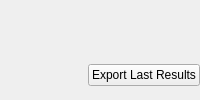
      <widget class="QWidget" name="Main">
       <property name="maximumSize">
        <size>
         <width>16777215</width>
         <height>16777215</height>
        </size>
       </property>
       <layout class="QGridLayout" name="gridLayout_9">
        <property name="leftMargin">
         <number>0</number>
        </property>
        <property name="topMargin">
         <number>0</number>
        </property>
        <property name="rightMargin">
         <number>0</number>
        </property>
        <property name="bottomMargin">
         <number>0</number>
        </property>
        <item row="0" column="0">
         <widget class="QFrame" name="frame_32">
          <property name="frameShape">
           <enum>QFrame::NoFrame</enum>
          </property>
          <property name="frameShadow">
           <enum>QFrame::Plain</enum>
          </property>
          <layout class="QHBoxLayout" name="horizontalLayout_12">
           <property name="spacing">
            <number>0</number>
           </property>
           <property name="leftMargin">
            <number>0</number>
           </property>
           <property name="topMargin">
            <number>0</number>
           </property>
           <property name="rightMargin">
            <number>0</number>
           </property>
           <property name="bottomMargin">
            <number>0</number>
           </property>
           <item>
            <widget class="QFrame" name="frame_38">
             <property name="sizePolicy">
              <sizepolicy hsizetype="Expanding" vsizetype="Expanding">
               <horstretch>0</horstretch>
               <verstretch>0</verstretch>
              </sizepolicy>
             </property>
             <property name="frameShape">
              <enum>QFrame::NoFrame</enum>
             </property>
             <property name="frameShadow">
              <enum>QFrame::Plain</enum>
             </property>
            </widget>
           </item>
           <item>
            <widget class="QFrame" name="frame_37">
             <property name="maximumSize">
              <size>
               <width>120</width>
               <height>16777215</height>
              </size>
             </property>
             <property name="frameShape">
              <enum>QFrame::NoFrame</enum>
             </property>
             <property name="frameShadow">
              <enum>QFrame::Plain</enum>
             </property>
             <layout class="QVBoxLayout" name="verticalLayout_26">
              <property name="spacing">
               <number>0</number>
              </property>
              <property name="leftMargin">
               <number>0</number>
              </property>
              <property name="topMargin">
               <number>0</number>
              </property>
              <property name="rightMargin">
               <number>0</number>
              </property>
              <property name="bottomMargin">
               <number>0</number>
              </property>
              <item>
               <widget class="QFrame" name="frame_39">
                <property name="frameShape">
                 <enum>QFrame::NoFrame</enum>
                </property>
                <property name="frameShadow">
                 <enum>QFrame::Plain</enum>
                </property>
               </widget>
              </item>
              <item>
               <widget class="QFrame" name="frame_40">
                <property name="maximumSize">
                 <size>
                  <width>16777215</width>
                  <height>80</height>
                 </size>
                </property>
                <property name="frameShape">
                 <enum>QFrame::NoFrame</enum>
                </property>
                <property name="frameShadow">
                 <enum>QFrame::Plain</enum>
                </property>
                <layout class="QVBoxLayout" name="verticalLayout_27">
                 <property name="spacing">
                  <number>0</number>
                 </property>
                 <property name="leftMargin">
                  <number>0</number>
                 </property>
                 <property name="topMargin">
                  <number>0</number>
                 </property>
                 <property name="rightMargin">
                  <number>0</number>
                 </property>
                 <property name="bottomMargin">
                  <number>0</number>
                 </property>
                 <item>
                  <widget class="QPushButton" name="LRButton">
                   <property name="text">
                    <string>Export Last Results</string>
                   </property>
                  </widget>
                 </item>
                </layout>
               </widget>
              </item>
             </layout>
            </widget>
           </item>
          </layout>
         </widget>
        </item>
       </layout>
      </widget>
